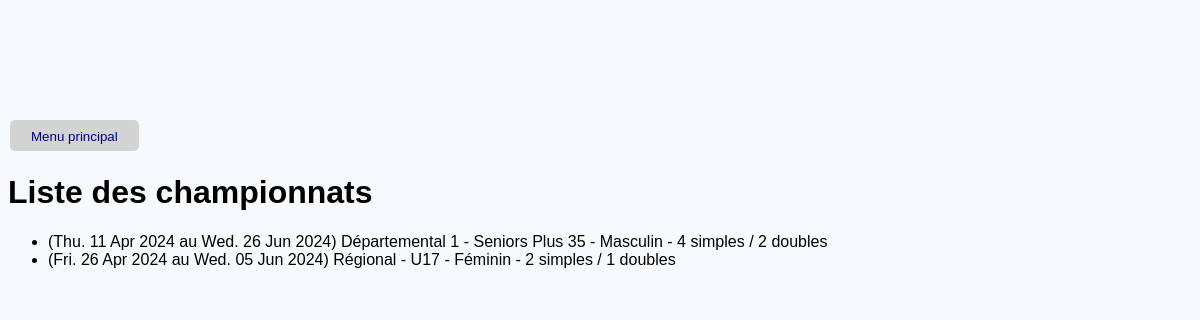
Page /list_championships on the earlier database version.
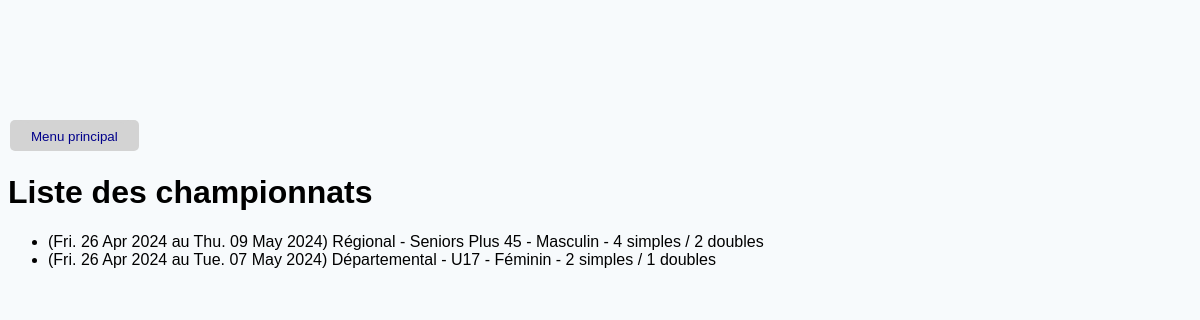
Same page on the later database version.
### TennisModel.py (models this page shows, shortened)
class Championship(db.Model):
    __tablename__ = 'championship'
    id = db.Column(db.Integer, primary_key=True)
    startDate = db.Column(db.Date, nullable=False)
    endDate = db.Column(db.Date, nullable=False)
    singlesCount = db.Column(db.Integer, nullable=False)
    doublesCount = db.Column(db.Integer, nullable=False)
    divisionId = db.Column(db.Integer, db.ForeignKey('division.id'))  # Ajout de la clé étrangère vers la division
    division = relationship('Division')  # Relation avec la division
    pools = relationship('Pool', back_populates='championship')  # Relation avec les poules du championnat
    @property
    def name(self):
        division = Division.query.get(self.divisionId)
        return f'{division.name}'
    def __repr__(self):
        return f'{self.name}'

class Division(db.Model):
    __tablename__ = 'division'
    id = db.Column(db.Integer, primary_key=True)
    type = db.Column(db.Integer, nullable=False)  # Champ National/Prenational/Regional/Departmental
    number = db.Column(db.Integer, nullable=True)  # Niveau de division dans la catégorie définie dans type
    gender = db.Column(db.Integer, nullable=False)  # Champ masculin/féminin (0 pour masculin, 1 pour féminin, 2 pour mixte)
    ageCategoryId = db.Column(db.Integer, db.ForeignKey('age_category.id'), nullable=False)
    ageCategory = relationship('AgeCategory')
    @property
    def name(self) -> str:
        categories = {0: 'National', 1: 'Prénational', 2: 'Régional', 3: 'Départemental'}
        gender = {0: 'Masculin', 1: 'Féminin', 2: 'Mixte'}
        level = f' {self.number}' if self.number else ''
        return f'{categories[self.type]}{level} - {self.ageCategory} - {gender[self.gender]}'

class AgeCategory(db.Model):
    __tablename__ = 'age_category'
    id = db.Column(db.Integer, primary_key=True)
    type = db.Column(db.Integer, nullable=False)  # Champ Jeunes/Seniors/Vétérans (0 pour jeunes, 1 pour seniors, 2 pour vétérans)
    minAge = db.Column(db.Integer, nullable=False)
    maxAge = db.Column(db.Integer, nullable=False)
    @property
    def name(self) -> str:
        categories = {0: 'Jeunes', 1: 'Seniors', 2: 'Seniors Plus'}
        if self.type == 0:
            return f'U{self.minAge}'
        elif self.type == 1:
            return categories[self.type]
        else:
            return f'{categories[self.type]} {self.minAge}'
    def __repr__(self):
        return f'{self.name}'

### flask_app.py (the view)
@app.route('/list_championships')
def list_championships():
    championships = Championship.query.all()
    app.logger.debug(f'championships: {championships}')
    return render_template('list_championships.html', championships=championships)

### flask_app.py (called while the page is built)
@app.before_request
def create_tables():
    db.create_all()

### templates/list_championships.html (shortened to what this page needs)
{% extends 'base.html' %}
{% block main %}
  {% if championships %}
  <h1>Liste des championnats</h1>
  <ul>
    {% for championship in championships %}
      {% set gender = 'Hommes' if championship.gender == 0 else 'Femmes' if championship.gender == 1 else 'Mixte'%}
      <li>({{ championship.startDate.strftime('%a. %d %b %Y') }} au {{ championship.endDate.strftime('%a. %d %b %Y') }}) {{ championship.name }} - {{ championship.singlesCount }} simples / {{ championship.doublesCount }} doubles</li>
    {% endfor %}
  </ul>
  {% else %}
  <p style="font-size: 16px; text-align: center;">Pas de championnat! ✌️</p>
  {% endif %}
{% endblock %}

### templates/base.html (shortened to what this page needs)
<!DOCTYPE html>
<html lang="fr">
<head>
    <link rel="stylesheet" href="{{ url_for('static', filename='css/style.css')}}">
</head>
<body>
    {% block main %}
    {% endblock main %}
</body>
</html>

### templates/partials/_menu.html
    <table class="menu">
        <tr>
            <td><a href="{{ url_for('welcome') }}"><button>Menu principal</button></a></td>
        </tr>
    </table>

### static/css/style.css (style rules this page uses)
body { background-color: #F7FAFC; justify-content: center; margin-top: 10%; font-family: Arial, Helvetica, sans-serif; }
a { color: #1E1E2D; font-size: 16px; font-weight: 600; text-decoration: none; }
button { color: darkblue; background-color: lightgray; padding: 7px; border: none; border-radius: 5px; border-collapse: collapse; }
table.menu tr, table.menu td { border: none; display: inline; text-align: center; color: darkblue; background-color: lightgray; padding: 7px; margin-bottom: 20px; border-radius: 5px; border-collapse: collapse; font-size: 16px; }
th, td { border: 1px solid #ddd; padding: 8px; text-align: center; }

Differences in the rows shown:
changed Championship: startDate "Thu. 11 Apr 2024" → "Fri. 26 Apr 2024"; endDate "Wed. 26 Jun 2024" → "Thu. 09 May 2024"; name "Départemental 1 - Seniors Plus 35 - Masculin" → "Régional - Seniors Plus 45 - Masculin"
changed Championship: endDate "Wed. 05 Jun 2024" → "Tue. 07 May 2024"; name "Régional - U17 - Féminin" → "Départemental - U17 - Féminin"
